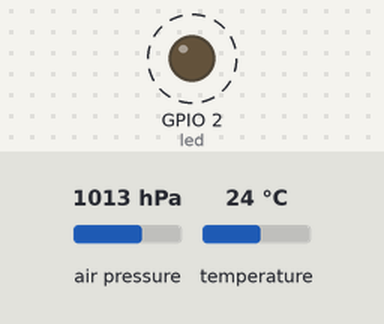
Recording of a program running on a simulated ESP32 board running MicroPython. On the bench: output pins drawn as LEDs (lit = HIGH). Dashed ring = blinking. The inputs (shaded band) are chosen by the test bench; at power-on: air pressure 1013 hPa, temperature 24 °C. Files the program writes start out absent; the interpreter's speed is modelled, so counts of loop turns are approximate; what the program prints to the serial console is not drawn.

Above: at 2.44 s.
Timing chart, 0 to 5.1 s (numbered marks = the images above):
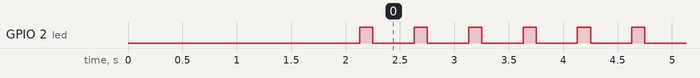

The program:

esp32_bmp280_staircase_main.py
```python
"""
ESP32 MicroPython script for BMP280 staircase altitude sampling.

Usage:
1. Save this file as main.py on the ESP32 for offline sampling.
2. Power on the board and wait for the LED slow blink.
3. At each floor, keep the board still and press BOOT once.
4. The LED stays on while sampling. Move to the next floor after it blinks again.

Output files are saved on ESP32 flash under:
    /data/bmp280_staircase/staircase_esp32_XXXX.csv
"""

from machine import I2C, Pin
import os
import time


SDA_PIN = 21
SCL_PIN = 22
I2C_FREQ = 100000
BMP280_ADDR = 0x76
LED_PIN = 2
BOOT_PIN = 0

SAMPLE_HZ = 5
SAMPLE_SECONDS = 30
FLOOR_PLAN = [
    (1, "up"),
    (2, "up"),
    (3, "up"),
    (4, "up"),
    (5, "up"),
    (6, "up"),
    (6, "down"),
    (5, "down"),
    (4, "down"),
    (3, "down"),
    (2, "down"),
    (1, "down"),
]


def mkdir_p(path):
    parts = path.strip("/").split("/")
    cur = ""
    for part in parts:
        cur += "/" + part
        try:
            os.mkdir(cur)
        except OSError:
            pass


def next_file(path, prefix):
    mkdir_p(path)
    try:
        names = os.listdir(path)
    except OSError:
        names = []
    idx = 1
    while True:
        name = "%s_%04d.csv" % (prefix, idx)
        if name not in names:
            return path + "/" + name
        idx += 1


class BMP280:
    def __init__(self, i2c, addr=BMP280_ADDR):
        self.i2c = i2c
        self.addr = addr
        self.t_fine = 0
        chip_id = self.u8(0xD0)
        if chip_id != 0x58:
            raise RuntimeError("BMP280 chip_id expected 0x58, got 0x%02X" % chip_id)
        self.read_calibration()
        self.write8(0xF4, 0x27)  # temp and pressure oversampling x1, normal mode
        self.write8(0xF5, 0xA0)  # standby 1000 ms, filter off
        time.sleep_ms(100)

    def read_calibration(self):
        self.dig_T1 = self.u16(0x88)
        self.dig_T2 = self.s16(0x8A)
        self.dig_T3 = self.s16(0x8C)
        self.dig_P1 = self.u16(0x8E)
        self.dig_P2 = self.s16(0x90)
        self.dig_P3 = self.s16(0x92)
        self.dig_P4 = self.s16(0x94)
        self.dig_P5 = self.s16(0x96)
        self.dig_P6 = self.s16(0x98)
        self.dig_P7 = self.s16(0x9A)
        self.dig_P8 = self.s16(0x9C)
        self.dig_P9 = self.s16(0x9E)

    def write8(self, reg, val):
        self.i2c.writeto_mem(self.addr, reg, bytes([val & 0xFF]))

    def u8(self, reg):
        return self.i2c.readfrom_mem(self.addr, reg, 1)[0]

    def u16(self, reg):
        b = self.i2c.readfrom_mem(self.addr, reg, 2)
        return b[0] | (b[1] << 8)

    def s16(self, reg):
        v = self.u16(reg)
        return v - 65536 if v > 32767 else v

    def raw(self):
        b = self.i2c.readfrom_mem(self.addr, 0xF7, 6)
        adc_p = (b[0] << 12) | (b[1] << 4) | (b[2] >> 4)
        adc_t = (b[3] << 12) | (b[4] << 4) | (b[5] >> 4)
        return adc_t, adc_p

    def compensate_temperature(self, adc_t):
        var1 = (((adc_t >> 3) - (self.dig_T1 << 1)) * self.dig_T2) >> 11
        var2 = (((((adc_t >> 4) - self.dig_T1) * ((adc_t >> 4) - self.dig_T1)) >> 12) * self.dig_T3) >> 14
        self.t_fine = var1 + var2
        return ((self.t_fine * 5 + 128) >> 8) / 100.0

    def compensate_pressure(self, adc_p):
        var1 = self.t_fine - 128000
        var2 = var1 * var1 * self.dig_P6
        var2 = var2 + ((var1 * self.dig_P5) << 17)
        var2 = var2 + (self.dig_P4 << 35)
        var1 = ((var1 * var1 * self.dig_P3) >> 8) + ((var1 * self.dig_P2) << 12)
        var1 = (((1 << 47) + var1) * self.dig_P1) >> 33
        if var1 == 0:
            return 0.0
        p = 1048576 - adc_p
        p = (((p << 31) - var2) * 3125) // var1
        var1 = (self.dig_P9 * (p >> 13) * (p >> 13)) >> 25
        var2 = (self.dig_P8 * p) >> 19
        p = ((p + var1 + var2) >> 8) + (self.dig_P7 << 4)
        return p / 256.0

    def read(self):
        adc_t, adc_p = self.raw()
        temp_c = self.compensate_temperature(adc_t)
        pressure_pa = self.compensate_pressure(adc_p)
        return temp_c, pressure_pa


def altitude_m(pressure_pa, p0_pa):
    return 44330.0 * (1.0 - (pressure_pa / p0_pa) ** 0.1903)


def mean_pressure(sensor, count=20):
    vals = []
    for _ in range(count):
        _, p = sensor.read()
        vals.append(p)
        time.sleep_ms(100)
    return sum(vals) / len(vals)


def wait_boot(button, led):
    print("Press BOOT to start this floor.")
    while button.value() == 0:
        time.sleep_ms(20)
    while button.value() == 1:
        led.value(1)
        time.sleep_ms(120)
        led.value(0)
        time.sleep_ms(380)
    time.sleep_ms(80)
    while button.value() == 0:
        time.sleep_ms(20)


def sample_floor(sensor, p0_pa, led):
    led.value(1)
    n = SAMPLE_HZ * SAMPLE_SECONDS
    temps = []
    pressures = []
    period_ms = int(1000 / SAMPLE_HZ)
    for _ in range(n):
        temp_c, pressure_pa = sensor.read()
        temps.append(temp_c)
        pressures.append(pressure_pa)
        time.sleep_ms(period_ms)
    led.value(0)
    pressure_mean = sum(pressures) / len(pressures)
    temp_mean = sum(temps) / len(temps)
    return {
        "samples": n,
        "temp_c": temp_mean,
        "pressure_pa": pressure_mean,
        "pressure_min_pa": min(pressures),
        "pressure_max_pa": max(pressures),
        "relative_alt_m": altitude_m(pressure_mean, p0_pa),
    }


def main():
    led = Pin(LED_PIN, Pin.OUT)
    button = Pin(BOOT_PIN, Pin.IN, Pin.PULL_UP)
    i2c = I2C(0, scl=Pin(SCL_PIN), sda=Pin(SDA_PIN), freq=I2C_FREQ)
    sensor = BMP280(i2c)
    p0_pa = mean_pressure(sensor)
    out_path = next_file("/data/bmp280_staircase", "staircase_esp32")

    with open(out_path, "w") as f:
        f.write("# experiment,bmp280_staircase\n")
        f.write("# chip_id,0x58\n")
        f.write("# sample_hz,%d\n" % SAMPLE_HZ)
        f.write("# sample_seconds,%d\n" % SAMPLE_SECONDS)
        f.write("# p0_pa,%.3f\n" % p0_pa)
        f.write("record_index,floor_hint,direction,samples,temp_c,pressure_pa,pressure_hpa,pressure_min_pa,pressure_max_pa,relative_alt_m\n")
        f.flush()

        for idx, (floor, direction) in enumerate(FLOOR_PLAN, 1):
            print("Record %02d floor=%s direction=%s" % (idx, floor, direction))
            wait_boot(button, led)
            rec = sample_floor(sensor, p0_pa, led)
            line = "%d,%d,%s,%d,%.3f,%.3f,%.5f,%.3f,%.3f,%.4f\n" % (
                idx,
                floor,
                direction,
                rec["samples"],
                rec["temp_c"],
                rec["pressure_pa"],
                rec["pressure_pa"] / 100.0,
                rec["pressure_min_pa"],
                rec["pressure_max_pa"],
                rec["relative_alt_m"],
            )
            f.write(line)
            f.flush()
            print(line.strip())

    for _ in range(8):
        led.value(1)
        time.sleep_ms(120)
        led.value(0)
        time.sleep_ms(120)
    print("Done:", out_path)


main()
```

Measured:
- by itself, GPIO 2 (led): alternates HIGH for 0.12 s and LOW for 0.38 s
